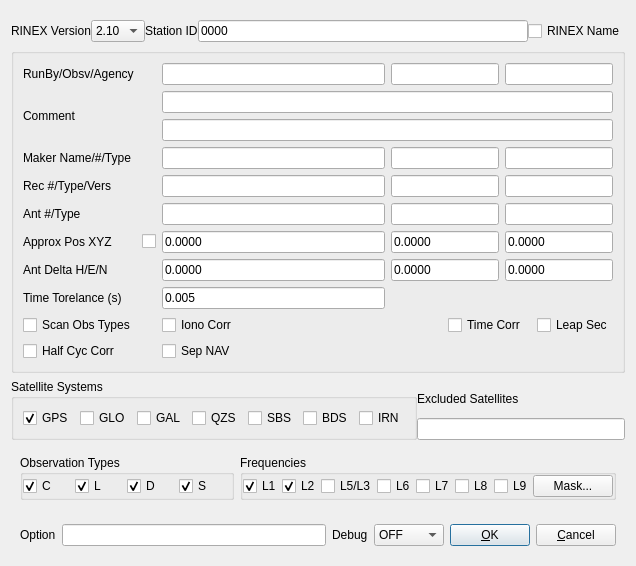
<?xml version="1.0" encoding="UTF-8"?>
<ui version="4.0">
 <class>ConvOptDialog</class>
 <widget class="QWidget" name="ConvOptDialog">
  <property name="geometry">
   <rect>
    <x>0</x>
    <y>0</y>
    <width>636</width>
    <height>559</height>
   </rect>
  </property>
  <property name="windowTitle">
   <string>Options</string>
  </property>
  <property name="toolTip">
   <string/>
  </property>
  <layout class="QVBoxLayout" name="verticalLayout">
   <item>
    <widget class="QWidget" name="widget_2" native="true">
     <layout class="QHBoxLayout" name="horizontalLayout_5">
      <property name="spacing">
       <number>0</number>
      </property>
      <property name="leftMargin">
       <number>0</number>
      </property>
      <property name="rightMargin">
       <number>0</number>
      </property>
      <property name="bottomMargin">
       <number>0</number>
      </property>
      <item>
       <widget class="QLabel" name="Label9">
        <property name="enabled">
         <bool>true</bool>
        </property>
        <property name="toolTip">
         <string/>
        </property>
        <property name="text">
         <string>RINEX Version</string>
        </property>
       </widget>
      </item>
      <item>
       <widget class="QComboBox" name="RnxVer">
        <property name="enabled">
         <bool>true</bool>
        </property>
        <property name="toolTip">
         <string/>
        </property>
        <item>
         <property name="text">
          <string>2.10</string>
         </property>
        </item>
        <item>
         <property name="text">
          <string>2.11</string>
         </property>
        </item>
        <item>
         <property name="text">
          <string>2.12</string>
         </property>
        </item>
        <item>
         <property name="text">
          <string>3.00</string>
         </property>
        </item>
        <item>
         <property name="text">
          <string>3.01</string>
         </property>
        </item>
        <item>
         <property name="text">
          <string>3.02</string>
         </property>
        </item>
        <item>
         <property name="text">
          <string>3.03</string>
         </property>
        </item>
       </widget>
      </item>
      <item>
       <widget class="QLabel" name="Label12">
        <property name="enabled">
         <bool>true</bool>
        </property>
        <property name="toolTip">
         <string/>
        </property>
        <property name="text">
         <string>Station ID</string>
        </property>
       </widget>
      </item>
      <item>
       <widget class="QLineEdit" name="RnxCode">
        <property name="enabled">
         <bool>true</bool>
        </property>
        <property name="toolTip">
         <string/>
        </property>
        <property name="text">
         <string>0000</string>
        </property>
       </widget>
      </item>
      <item>
       <widget class="QCheckBox" name="RnxFile">
        <property name="toolTip">
         <string/>
        </property>
        <property name="text">
         <string>RINEX Name</string>
        </property>
        <property name="checked">
         <bool>false</bool>
        </property>
       </widget>
      </item>
     </layout>
    </widget>
   </item>
   <item>
    <widget class="QGroupBox" name="GroupBox1">
     <property name="toolTip">
      <string/>
     </property>
     <property name="title">
      <string/>
     </property>
     <layout class="QGridLayout" name="gridLayout">
      <item row="0" column="0">
       <widget class="QLabel" name="Label2">
        <property name="enabled">
         <bool>true</bool>
        </property>
        <property name="toolTip">
         <string/>
        </property>
        <property name="text">
         <string>RunBy/Obsv/Agency</string>
        </property>
       </widget>
      </item>
      <item row="0" column="2">
       <widget class="QLineEdit" name="RunBy">
        <property name="enabled">
         <bool>true</bool>
        </property>
        <property name="toolTip">
         <string/>
        </property>
        <property name="text">
         <string/>
        </property>
       </widget>
      </item>
      <item row="0" column="3" colspan="2">
       <widget class="QLineEdit" name="Name0">
        <property name="enabled">
         <bool>true</bool>
        </property>
        <property name="toolTip">
         <string/>
        </property>
        <property name="text">
         <string/>
        </property>
       </widget>
      </item>
      <item row="0" column="5" colspan="2">
       <widget class="QLineEdit" name="Name1">
        <property name="enabled">
         <bool>true</bool>
        </property>
        <property name="toolTip">
         <string/>
        </property>
        <property name="text">
         <string/>
        </property>
       </widget>
      </item>
      <item row="1" column="0" rowspan="2">
       <widget class="QLabel" name="Label10">
        <property name="enabled">
         <bool>true</bool>
        </property>
        <property name="toolTip">
         <string/>
        </property>
        <property name="text">
         <string>Comment</string>
        </property>
       </widget>
      </item>
      <item row="1" column="2" colspan="5">
       <widget class="QLineEdit" name="Comment0">
        <property name="enabled">
         <bool>true</bool>
        </property>
        <property name="toolTip">
         <string/>
        </property>
        <property name="text">
         <string/>
        </property>
       </widget>
      </item>
      <item row="2" column="2" colspan="5">
       <widget class="QLineEdit" name="Comment1">
        <property name="enabled">
         <bool>true</bool>
        </property>
        <property name="toolTip">
         <string/>
        </property>
        <property name="text">
         <string/>
        </property>
       </widget>
      </item>
      <item row="3" column="0">
       <widget class="QLabel" name="Label1">
        <property name="enabled">
         <bool>true</bool>
        </property>
        <property name="toolTip">
         <string/>
        </property>
        <property name="text">
         <string>Maker Name/#/Type</string>
        </property>
       </widget>
      </item>
      <item row="3" column="2">
       <widget class="QLineEdit" name="Marker">
        <property name="enabled">
         <bool>true</bool>
        </property>
        <property name="toolTip">
         <string/>
        </property>
        <property name="text">
         <string/>
        </property>
       </widget>
      </item>
      <item row="3" column="3" colspan="2">
       <widget class="QLineEdit" name="MarkerNo">
        <property name="enabled">
         <bool>true</bool>
        </property>
        <property name="toolTip">
         <string/>
        </property>
        <property name="text">
         <string/>
        </property>
       </widget>
      </item>
      <item row="3" column="5" colspan="2">
       <widget class="QLineEdit" name="MarkerType">
        <property name="enabled">
         <bool>true</bool>
        </property>
        <property name="toolTip">
         <string/>
        </property>
        <property name="text">
         <string/>
        </property>
       </widget>
      </item>
      <item row="4" column="0">
       <widget class="QLabel" name="Label4">
        <property name="enabled">
         <bool>true</bool>
        </property>
        <property name="toolTip">
         <string/>
        </property>
        <property name="text">
         <string>Rec #/Type/Vers</string>
        </property>
       </widget>
      </item>
      <item row="4" column="2">
       <widget class="QLineEdit" name="Rec0">
        <property name="enabled">
         <bool>true</bool>
        </property>
        <property name="toolTip">
         <string/>
        </property>
        <property name="text">
         <string/>
        </property>
       </widget>
      </item>
      <item row="4" column="3" colspan="2">
       <widget class="QLineEdit" name="Rec1">
        <property name="enabled">
         <bool>true</bool>
        </property>
        <property name="toolTip">
         <string/>
        </property>
        <property name="text">
         <string/>
        </property>
       </widget>
      </item>
      <item row="4" column="5" colspan="2">
       <widget class="QLineEdit" name="Rec2">
        <property name="enabled">
         <bool>true</bool>
        </property>
        <property name="toolTip">
         <string/>
        </property>
        <property name="text">
         <string/>
        </property>
       </widget>
      </item>
      <item row="5" column="2">
       <widget class="QLineEdit" name="Ant0">
        <property name="enabled">
         <bool>true</bool>
        </property>
        <property name="toolTip">
         <string/>
        </property>
        <property name="text">
         <string/>
        </property>
       </widget>
      </item>
      <item row="5" column="3" colspan="2">
       <widget class="QLineEdit" name="Ant1">
        <property name="enabled">
         <bool>true</bool>
        </property>
        <property name="toolTip">
         <string/>
        </property>
        <property name="text">
         <string/>
        </property>
       </widget>
      </item>
      <item row="5" column="5" colspan="2">
       <widget class="QLineEdit" name="Ant2">
        <property name="enabled">
         <bool>true</bool>
        </property>
        <property name="toolTip">
         <string/>
        </property>
        <property name="text">
         <string/>
        </property>
       </widget>
      </item>
      <item row="6" column="0">
       <widget class="QLabel" name="Label6">
        <property name="enabled">
         <bool>true</bool>
        </property>
        <property name="toolTip">
         <string/>
        </property>
        <property name="text">
         <string>Approx Pos XYZ</string>
        </property>
       </widget>
      </item>
      <item row="6" column="1">
       <widget class="QCheckBox" name="AutoPos">
        <property name="toolTip">
         <string/>
        </property>
        <property name="text">
         <string/>
        </property>
        <property name="checked">
         <bool>false</bool>
        </property>
       </widget>
      </item>
      <item row="6" column="2">
       <widget class="QLineEdit" name="AppPos0">
        <property name="enabled">
         <bool>true</bool>
        </property>
        <property name="toolTip">
         <string/>
        </property>
        <property name="text">
         <string>0.0000</string>
        </property>
       </widget>
      </item>
      <item row="6" column="3" colspan="2">
       <widget class="QLineEdit" name="AppPos1">
        <property name="enabled">
         <bool>true</bool>
        </property>
        <property name="toolTip">
         <string/>
        </property>
        <property name="text">
         <string>0.0000</string>
        </property>
       </widget>
      </item>
      <item row="6" column="5" colspan="2">
       <widget class="QLineEdit" name="AppPos2">
        <property name="enabled">
         <bool>true</bool>
        </property>
        <property name="toolTip">
         <string/>
        </property>
        <property name="text">
         <string>0.0000</string>
        </property>
       </widget>
      </item>
      <item row="7" column="2">
       <widget class="QLineEdit" name="AntDel0">
        <property name="enabled">
         <bool>true</bool>
        </property>
        <property name="toolTip">
         <string/>
        </property>
        <property name="text">
         <string>0.0000</string>
        </property>
       </widget>
      </item>
      <item row="7" column="3" colspan="2">
       <widget class="QLineEdit" name="AntDel1">
        <property name="enabled">
         <bool>true</bool>
        </property>
        <property name="toolTip">
         <string/>
        </property>
        <property name="text">
         <string>0.0000</string>
        </property>
       </widget>
      </item>
      <item row="7" column="5" colspan="2">
       <widget class="QLineEdit" name="AntDel2">
        <property name="enabled">
         <bool>true</bool>
        </property>
        <property name="toolTip">
         <string/>
        </property>
        <property name="text">
         <string>0.0000</string>
        </property>
       </widget>
      </item>
      <item row="9" column="0">
       <widget class="QCheckBox" name="ScanObs">
        <property name="toolTip">
         <string/>
        </property>
        <property name="text">
         <string>Scan Obs Types</string>
        </property>
        <property name="checked">
         <bool>false</bool>
        </property>
       </widget>
      </item>
      <item row="9" column="2" colspan="2">
       <widget class="QCheckBox" name="OutIono">
        <property name="toolTip">
         <string/>
        </property>
        <property name="text">
         <string>Iono Corr</string>
        </property>
        <property name="checked">
         <bool>false</bool>
        </property>
       </widget>
      </item>
      <item row="9" column="4" colspan="2">
       <widget class="QCheckBox" name="OutTime">
        <property name="toolTip">
         <string/>
        </property>
        <property name="text">
         <string>Time Corr</string>
        </property>
        <property name="checked">
         <bool>false</bool>
        </property>
       </widget>
      </item>
      <item row="9" column="6">
       <widget class="QCheckBox" name="OutLeaps">
        <property name="toolTip">
         <string/>
        </property>
        <property name="text">
         <string>Leap Sec</string>
        </property>
        <property name="checked">
         <bool>false</bool>
        </property>
       </widget>
      </item>
      <item row="10" column="0">
       <widget class="QCheckBox" name="HalfCyc">
        <property name="toolTip">
         <string/>
        </property>
        <property name="text">
         <string>Half Cyc Corr</string>
        </property>
        <property name="checked">
         <bool>false</bool>
        </property>
       </widget>
      </item>
      <item row="10" column="2" colspan="2">
       <widget class="QCheckBox" name="ChkSepNav">
        <property name="text">
         <string>Sep NAV</string>
        </property>
       </widget>
      </item>
      <item row="8" column="0">
       <widget class="QLabel" name="Label13">
        <property name="toolTip">
         <string/>
        </property>
        <property name="text">
         <string>Time Torelance (s)</string>
        </property>
       </widget>
      </item>
      <item row="8" column="2">
       <widget class="QLineEdit" name="TimeTol">
        <property name="toolTip">
         <string/>
        </property>
        <property name="text">
         <string>0.005</string>
        </property>
       </widget>
      </item>
      <item row="7" column="0">
       <widget class="QLabel" name="Label7">
        <property name="enabled">
         <bool>true</bool>
        </property>
        <property name="toolTip">
         <string/>
        </property>
        <property name="text">
         <string>Ant Delta H/E/N</string>
        </property>
       </widget>
      </item>
      <item row="5" column="0">
       <widget class="QLabel" name="Label5">
        <property name="enabled">
         <bool>true</bool>
        </property>
        <property name="toolTip">
         <string/>
        </property>
        <property name="text">
         <string>Ant #/Type</string>
        </property>
       </widget>
      </item>
     </layout>
    </widget>
   </item>
   <item>
    <widget class="QWidget" name="widget_3" native="true">
     <layout class="QGridLayout" name="gridLayout_2">
      <property name="leftMargin">
       <number>0</number>
      </property>
      <property name="topMargin">
       <number>0</number>
      </property>
      <property name="rightMargin">
       <number>0</number>
      </property>
      <property name="bottomMargin">
       <number>0</number>
      </property>
      <property name="spacing">
       <number>0</number>
      </property>
      <item row="2" column="2">
       <widget class="QLineEdit" name="ExSats">
        <property name="enabled">
         <bool>true</bool>
        </property>
        <property name="toolTip">
         <string/>
        </property>
        <property name="text">
         <string/>
        </property>
       </widget>
      </item>
      <item row="1" column="2">
       <widget class="QLabel" name="Label11">
        <property name="enabled">
         <bool>true</bool>
        </property>
        <property name="toolTip">
         <string/>
        </property>
        <property name="text">
         <string>Excluded Satellites</string>
        </property>
       </widget>
      </item>
      <item row="1" column="1" rowspan="2">
       <widget class="QGroupBox" name="GroupBox2">
        <property name="toolTip">
         <string/>
        </property>
        <property name="title">
         <string>Satellite Systems</string>
        </property>
        <layout class="QHBoxLayout" name="horizontalLayout">
         <item>
          <widget class="QCheckBox" name="Nav1">
           <property name="toolTip">
            <string/>
           </property>
           <property name="text">
            <string>GPS</string>
           </property>
           <property name="checked">
            <bool>true</bool>
           </property>
          </widget>
         </item>
         <item>
          <widget class="QCheckBox" name="Nav2">
           <property name="toolTip">
            <string/>
           </property>
           <property name="text">
            <string>GLO</string>
           </property>
           <property name="checked">
            <bool>false</bool>
           </property>
          </widget>
         </item>
         <item>
          <widget class="QCheckBox" name="Nav3">
           <property name="toolTip">
            <string/>
           </property>
           <property name="text">
            <string>GAL</string>
           </property>
           <property name="checked">
            <bool>false</bool>
           </property>
          </widget>
         </item>
         <item>
          <widget class="QCheckBox" name="Nav4">
           <property name="toolTip">
            <string/>
           </property>
           <property name="text">
            <string>QZS</string>
           </property>
           <property name="checked">
            <bool>false</bool>
           </property>
          </widget>
         </item>
         <item>
          <widget class="QCheckBox" name="Nav5">
           <property name="toolTip">
            <string/>
           </property>
           <property name="text">
            <string>SBS</string>
           </property>
           <property name="checked">
            <bool>false</bool>
           </property>
          </widget>
         </item>
         <item>
          <widget class="QCheckBox" name="Nav6">
           <property name="toolTip">
            <string/>
           </property>
           <property name="text">
            <string>BDS</string>
           </property>
           <property name="checked">
            <bool>false</bool>
           </property>
          </widget>
         </item>
         <item>
          <widget class="QCheckBox" name="Nav7">
           <property name="text">
            <string>IRN</string>
           </property>
          </widget>
         </item>
        </layout>
       </widget>
      </item>
     </layout>
    </widget>
   </item>
   <item>
    <widget class="QWidget" name="widget_4" native="true">
     <layout class="QHBoxLayout" name="horizontalLayout_6">
      <item>
       <widget class="QGroupBox" name="GroupBox3">
        <property name="toolTip">
         <string/>
        </property>
        <property name="title">
         <string>Observation Types</string>
        </property>
        <layout class="QHBoxLayout" name="horizontalLayout_2">
         <property name="spacing">
          <number>0</number>
         </property>
         <property name="leftMargin">
          <number>0</number>
         </property>
         <property name="topMargin">
          <number>0</number>
         </property>
         <property name="rightMargin">
          <number>0</number>
         </property>
         <property name="bottomMargin">
          <number>0</number>
         </property>
         <item>
          <widget class="QCheckBox" name="Obs1">
           <property name="toolTip">
            <string/>
           </property>
           <property name="text">
            <string>C</string>
           </property>
           <property name="checked">
            <bool>true</bool>
           </property>
          </widget>
         </item>
         <item>
          <widget class="QCheckBox" name="Obs2">
           <property name="toolTip">
            <string/>
           </property>
           <property name="text">
            <string>L</string>
           </property>
           <property name="checked">
            <bool>true</bool>
           </property>
          </widget>
         </item>
         <item>
          <widget class="QCheckBox" name="Obs3">
           <property name="toolTip">
            <string/>
           </property>
           <property name="text">
            <string>D</string>
           </property>
           <property name="checked">
            <bool>true</bool>
           </property>
          </widget>
         </item>
         <item>
          <widget class="QCheckBox" name="Obs4">
           <property name="toolTip">
            <string/>
           </property>
           <property name="text">
            <string>S</string>
           </property>
           <property name="checked">
            <bool>true</bool>
           </property>
          </widget>
         </item>
        </layout>
       </widget>
      </item>
      <item>
       <widget class="QGroupBox" name="GroupBox4">
        <property name="toolTip">
         <string/>
        </property>
        <property name="title">
         <string>Frequencies</string>
        </property>
        <layout class="QHBoxLayout" name="horizontalLayout_3">
         <property name="spacing">
          <number>0</number>
         </property>
         <property name="leftMargin">
          <number>0</number>
         </property>
         <property name="topMargin">
          <number>0</number>
         </property>
         <property name="rightMargin">
          <number>0</number>
         </property>
         <property name="bottomMargin">
          <number>0</number>
         </property>
         <item>
          <widget class="QCheckBox" name="Freq1">
           <property name="toolTip">
            <string/>
           </property>
           <property name="text">
            <string>L1</string>
           </property>
           <property name="checked">
            <bool>true</bool>
           </property>
          </widget>
         </item>
         <item>
          <widget class="QCheckBox" name="Freq2">
           <property name="toolTip">
            <string/>
           </property>
           <property name="text">
            <string>L2</string>
           </property>
           <property name="checked">
            <bool>true</bool>
           </property>
          </widget>
         </item>
         <item>
          <widget class="QCheckBox" name="Freq3">
           <property name="toolTip">
            <string/>
           </property>
           <property name="text">
            <string>L5/L3</string>
           </property>
           <property name="checked">
            <bool>false</bool>
           </property>
          </widget>
         </item>
         <item>
          <widget class="QCheckBox" name="Freq4">
           <property name="toolTip">
            <string/>
           </property>
           <property name="text">
            <string>L6</string>
           </property>
           <property name="checked">
            <bool>false</bool>
           </property>
          </widget>
         </item>
         <item>
          <widget class="QCheckBox" name="Freq5">
           <property name="toolTip">
            <string/>
           </property>
           <property name="text">
            <string>L7</string>
           </property>
           <property name="checked">
            <bool>false</bool>
           </property>
          </widget>
         </item>
         <item>
          <widget class="QCheckBox" name="Freq6">
           <property name="toolTip">
            <string/>
           </property>
           <property name="text">
            <string>L8</string>
           </property>
           <property name="checked">
            <bool>false</bool>
           </property>
          </widget>
         </item>
         <item>
          <widget class="QCheckBox" name="Freq7">
           <property name="text">
            <string>L9</string>
           </property>
          </widget>
         </item>
         <item>
          <widget class="QPushButton" name="BtnMask">
           <property name="enabled">
            <bool>true</bool>
           </property>
           <property name="toolTip">
            <string/>
           </property>
           <property name="text">
            <string>Mask...</string>
           </property>
          </widget>
         </item>
        </layout>
       </widget>
      </item>
     </layout>
    </widget>
   </item>
   <item>
    <widget class="QWidget" name="widget" native="true">
     <layout class="QHBoxLayout" name="horizontalLayout_4">
      <item>
       <widget class="QLabel" name="Label8">
        <property name="enabled">
         <bool>true</bool>
        </property>
        <property name="toolTip">
         <string/>
        </property>
        <property name="text">
         <string>Option</string>
        </property>
       </widget>
      </item>
      <item>
       <widget class="QLineEdit" name="RcvOption">
        <property name="enabled">
         <bool>true</bool>
        </property>
        <property name="toolTip">
         <string/>
        </property>
        <property name="text">
         <string/>
        </property>
       </widget>
      </item>
      <item>
       <widget class="QLabel" name="Label3">
        <property name="enabled">
         <bool>true</bool>
        </property>
        <property name="toolTip">
         <string/>
        </property>
        <property name="text">
         <string>Debug</string>
        </property>
       </widget>
      </item>
      <item>
       <widget class="QComboBox" name="TraceLevel">
        <property name="enabled">
         <bool>true</bool>
        </property>
        <property name="toolTip">
         <string/>
        </property>
        <item>
         <property name="text">
          <string>OFF</string>
         </property>
        </item>
        <item>
         <property name="text">
          <string>Level 1</string>
         </property>
        </item>
        <item>
         <property name="text">
          <string>Level 2</string>
         </property>
        </item>
        <item>
         <property name="text">
          <string>Level 3</string>
         </property>
        </item>
        <item>
         <property name="text">
          <string>Level 4</string>
         </property>
        </item>
        <item>
         <property name="text">
          <string>Level 5</string>
         </property>
        </item>
       </widget>
      </item>
      <item>
       <widget class="QPushButton" name="BtnOk">
        <property name="enabled">
         <bool>true</bool>
        </property>
        <property name="toolTip">
         <string/>
        </property>
        <property name="text">
         <string>&amp;OK</string>
        </property>
        <property name="autoDefault">
         <bool>true</bool>
        </property>
        <property name="default">
         <bool>true</bool>
        </property>
       </widget>
      </item>
      <item>
       <widget class="QPushButton" name="BtnCancel">
        <property name="enabled">
         <bool>true</bool>
        </property>
        <property name="toolTip">
         <string/>
        </property>
        <property name="text">
         <string>&amp;Cancel</string>
        </property>
       </widget>
      </item>
     </layout>
    </widget>
   </item>
  </layout>
  <zorder>GroupBox1</zorder>
  <zorder>widget</zorder>
  <zorder>widget_2</zorder>
  <zorder>widget_3</zorder>
  <zorder>widget_4</zorder>
 </widget>
 <resources/>
 <connections/>
</ui>
